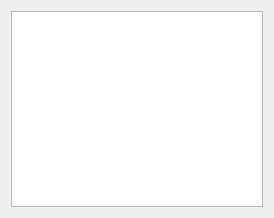
<?xml version="1.0" encoding="UTF-8"?>
<ui version="4.0">
 <class>DataDetails</class>
 <widget class="QWidget" name="DataDetails">
  <property name="geometry">
   <rect>
    <x>0</x>
    <y>0</y>
    <width>274</width>
    <height>218</height>
   </rect>
  </property>
  <property name="windowTitle">
   <string>Form</string>
  </property>
  <layout class="QVBoxLayout" name="verticalLayout_2">
   <item>
    <layout class="QVBoxLayout" name="verticalLayout"/>
   </item>
   <item>
    <widget class="QTableView" name="dataTable"/>
   </item>
  </layout>
 </widget>
 <resources/>
 <connections/>
</ui>
